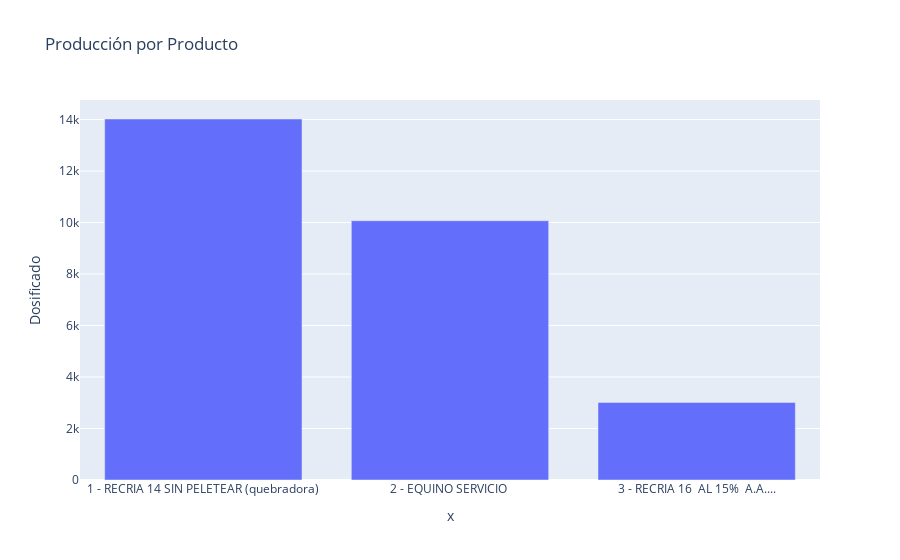

Notebook cell for this chart:
### Code cell
nombre = (df.index + 1).astype(str) + " - " + df['Nombre']

# Crear gráfico de barras
fig = px.bar(df, x=nombre, y='Dosificado', title='Producción por Producto')

# Mostrar el gráfico
fig.show()

### Figure 1 — Plotly figure (JSON) as saved in the notebook; plotly's stock layout.template omitted (floating-point values rounded to 4 significant figures)
{"data": [{"hovertemplate": "x=%{x}<br>Dosificado=%{y}<extra></extra>", "legendgroup": "", "marker": {"color": "#636efa", "pattern": {"shape": ""}}, "name": "", "orientation": "v", "showlegend": false, "textposition": "auto", "type": "bar", "x": ["1 - RECRIA 14 SIN PELETEAR (quebradora)", "2 - EQUINO SERVICIO ", "3 - RECRIA 16  AL 15%  A.A...."], "xaxis": "x", "y": [14020.0, 10070.0, 3012.0], "yaxis": "y"}], "layout": {"barmode": "relative", "legend": {"tracegroupgap": 0}, "title": {"text": "Producción por Producto"}, "xaxis": {"anchor": "y", "domain": [0, 1], "title": {"text": "x"}}, "yaxis": {"anchor": "x", "domain": [0, 1], "title": {"text": "Dosificado"}}}}
